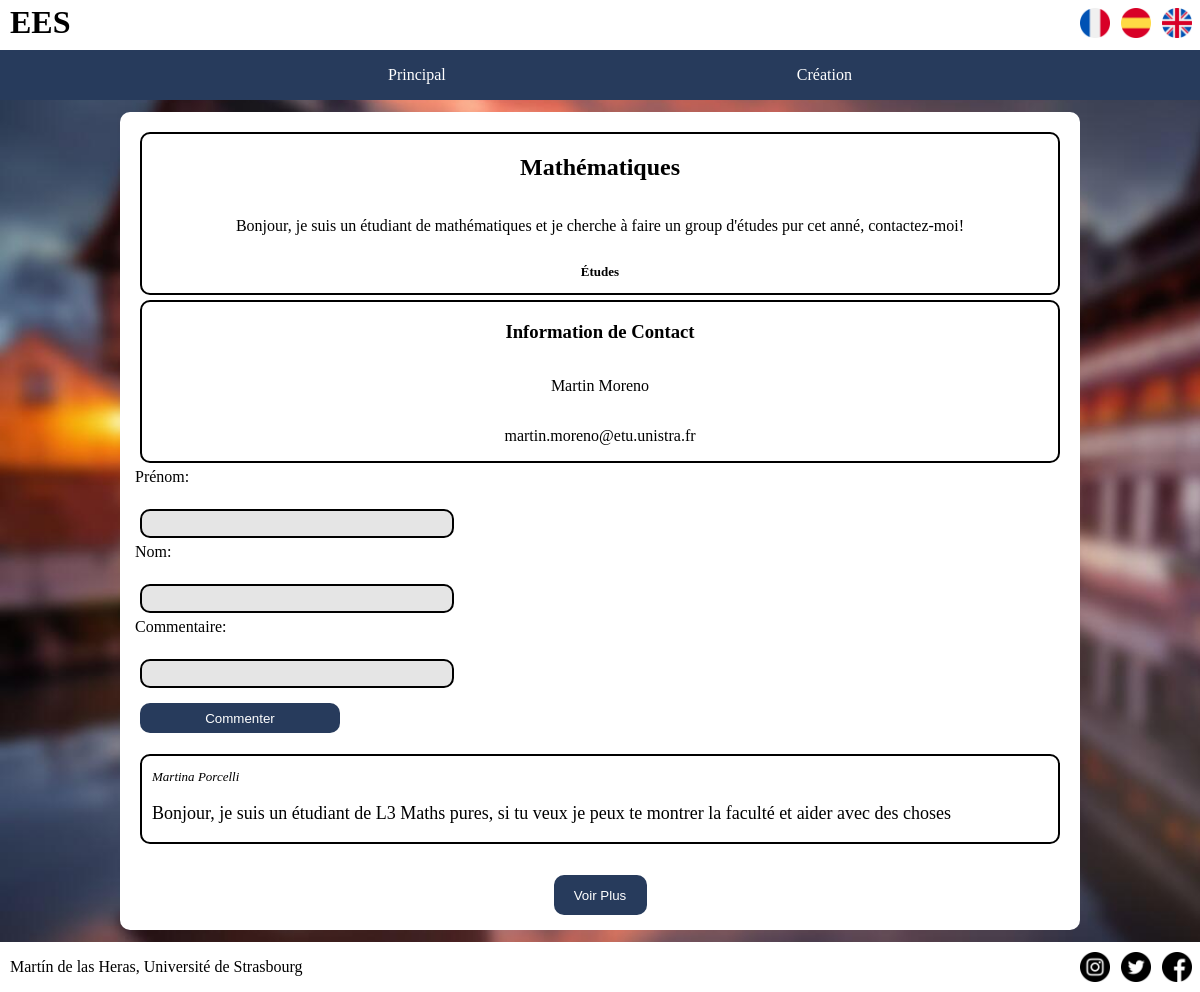
/assets/php/information.php?id=8, run on the app's committed database.
### tables this page shows
CREATE TABLE annonces (
                id INTEGER PRIMARY KEY AUTOINCREMENT,
                titre VARCHAR(32) NOT NULL,
                type VARCHAR(16) NOT NULL,
                description TEXT NOT NULL,
                first_name VARCHAR(32) NOT NULL,
                last_name VARCHAR(32) NOT NULL,
                mail VARCHAR(64) NOT NULL
            );

CREATE TABLE commentaires (
                id INTEGER PRIMARY KEY AUTOINCREMENT,
                first_name VARCHAR(32) NOT NULL,
                last_name VARCHAR(32) NOT NULL,
                commentaire TEXT NOT NULL,
                id_annonce INTEGER
            );

### langages/fr.php (called while the page is built)
<?php
$lang = array(
    'principal' => 'Principal',
    'creation' => 'Création',
    'universite' => 'Université de Strasbourg',
    'titre' => 'Étudiants Étrangers de Strasbourg',
    'labelRechercher' => 'Rechercher par titre:',
    'etudes' => 'Études',
    'evenement' => 'Événement',
    'logement' => 'Logement',
    'commencer' => 'Commencer',
    'voirPlus' => 'Voir Plus',
    'titreCreer' => 'Création de l\'annonce',
    'informationCreer' => 'Information de l\'annonce',
    'labelTitre' => 'Titre:',
    'descriptionCreer' => 'Description:',
    'informationContactCreer' => 'Information de Contact',
    'prenom' => 'Prénom:',
    'nom' => 'Nom:',
    'mail' => 'Mail:',
    'creer' => 'Créer',
    'resultatsRecherche' => 'Résultats du Recherche',
    'commentaire' => 'Commentaire:',
    'commenter' => 'Commenter'
);
?>

### assets/php/information.php (the view, shortened to what this page needs)
<!DOCTYPE html>
<html lang="en">
<head>
</head>
<body>
<?php include '../../templates/navbar.php'; ?>
<section>
    <?php
    $id = htmlspecialchars($_GET['id']);
    $pdo = new PDO('sqlite:../../database.db');
    $pdo->setAttribute(PDO::ATTR_DEFAULT_FETCH_MODE, PDO::FETCH_ASSOC);
    $pdo->setAttribute(PDO::ATTR_ERRMODE, PDO::ERRMODE_EXCEPTION);
    $statement = $pdo->prepare(
        "SELECT * FROM annonces WHERE id = ?"
    );
    $statement->execute(array($id));
    $annonces = $statement->fetchAll();
    foreach ($annonces as $annonce) :
        ?>
        <li class="annonce information">
            <h2><?= $annonce['titre']; ?></h2>
            <p><?= $annonce['description']; ?>
            <p class="type">
                <?php if ($annonce['type'] == 'etudes') :?>
                    <?php echo $lang['etudes'] ?>
                <?php elseif ($annonce['type'] == 'evenement') :?>
                    <?php echo $lang['evenement'] ?>
                <?php else :?>
                    <?php echo $lang['logement'] ?>
                <?php endif; ?>
            </p>
        </li>
        <li class="annonce information">
            <h3><?php echo $lang['informationContactCreer'] ?></h3>
            <p><?= $annonce['first_name']; ?> <?= $annonce['last_name']; ?>
            <p><?= $annonce['mail']; ?>
        </li>
    <?php endforeach; ?>
    <form id="commenter_form" method="post">
        <label for="firstName"><?php echo $lang['prenom'] ?></label><br/>
        <input id="firstName" type="text" name="firstName" required aria-required="true" aria-labelledby="firstName"/>
        <label for="lastName"><?php echo $lang['nom'] ?></label><br/>
        <input id="lastName" type="text" name="lastName" required aria-required="true" aria-labelledby="lastName"/>
        <label for="commentaire"><?php echo $lang['commentaire'] ?></label><br/>
        <input id="commentaire"type="text" name="commentaire" required aria-required="true" aria-labelledby="commentaire"/>
        <button type="submit"><?php echo $lang['commenter'] ?></button>
    </form>
    <ul class="commentaires">
        <?php
        if ($id) {
            $statement = $pdo->prepare(
                "SELECT * FROM commentaires WHERE id_annonce = ? ORDER BY id DESC LIMIT 4"
            );
            $statement->execute(array($id));
            $commentaires = $statement->fetchAll();
        }
        foreach ($commentaires as $commentaire) :
            ?>
            <li>
                <p style="display: none;"><?= $commentaire['id']; ?>&<?= $commentaire['id_annonce']; ?>
                <p class="nom"><?= $commentaire['first_name']; ?> <?= $commentaire['last_name']; ?>
                <p class="commentaire"><?= $commentaire['commentaire']; ?>
            </li>
        <?php endforeach; ?>
    </ul>
    <button id="voirPlus" ><?php echo $lang['voirPlus'] ?></button>
</section>
<?php include '../../templates/footer.php'; ?>
</body>
</html>

### assets/css/style.css (style rules this page uses)
body { margin: 0; background: url("../img/strasbourg.jpg") no-repeat; background-size: cover; }
section { margin: 1% 10%; background-color: white; padding: 15px; border-radius: 10px; }
form { display: flex; flex-direction: column; }
input { border: 2px solid; padding: 5px; margin: 5px; width: 300px; border-radius: 10px; background-color: rgba(0, 0, 0, 0.1); }
button { max-width: 200px; height: 30px; border: 0px; background-color: #273b5c; color: white; margin-left: 5px; margin-top: 10px; border-radius: 10px; }
#voirPlus { margin-left: 45%; width: 10%; height: 40px; }
section ul { display: flex; flex-direction: row; flex-wrap: wrap; justify-content: space-evenly; padding-left: 0; }
section li { border: 2px solid black; border-radius: 10px; margin: 5px; text-align: center; }
.annonce { display: flex; flex-direction: column; width: 45%; }
.information { width: auto; }
.type { font-size: small; font-weight: bold; }
.commentaires { display: flex; flex-direction: column; padding-left: 0; }
.commentaires li { display: inline-block; text-align: left; padding-left: 10px; }
.nom { font-size: small; font-style: italic; }
.commentaire { font-size: large; }

### data on the page
annonces: titre "Mathématiques", description "Bonjour, je suis un étudiant de mathématiques et je cherche à faire un group d'études pur cet anné, contactez-moi!", first_name "Martin", last_name "Moreno", mail "martin.moreno@etu.unistra.fr"
commentaires: first_name "Martina", last_name "Porcelli", commentaire "Bonjour, je suis un étudiant de L3 Maths pures, si tu veux je peux te montrer la faculté et aider avec des choses"

### other printed values
$lang['principal'] "Principal"
$lang['creation'] "Création"
$lang['prenom'] "Prénom:"
$lang['nom'] "Nom:"
$lang['commentaire'] "Commentaire:"
$lang['commenter'] "Commenter"
$lang['voirPlus'] "Voir Plus"
$lang['universite'] "Université de Strasbourg"
